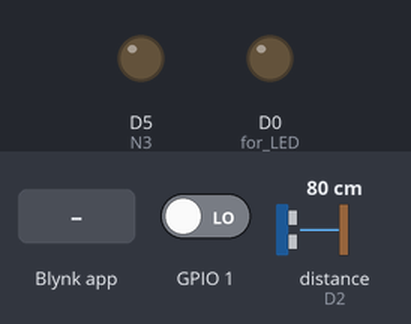
A sketch run on a simulated ESP8266 (NodeMCU). Shown: output pins drawn as LEDs (lit = HIGH). Wiring (inferred from the names in the program): ultrasonic range finder: trigger D4; echo D2. The inputs (shaded band) are chosen by the test bench; at power-on: GPIO 1 LOW, distance to the obstacle (sensor on D2) 80 cm. The echo pulse lasts 58.3 µs per cm; WiFi joins after 1.5 s; servers stay silent unless stated; pins used as bus, display or sensor lines are not drawn.

Above: at 3.0 s.
3.1 s: Blynk app writes 1 to V5
At 4.0 s:
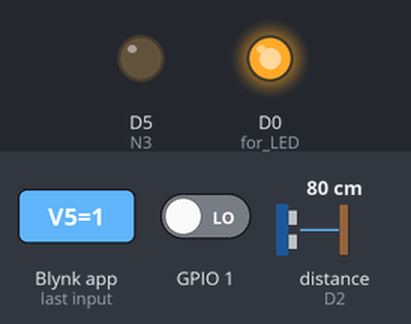
4.6 s: Blynk app writes 0 to V5
At 5.0 s:
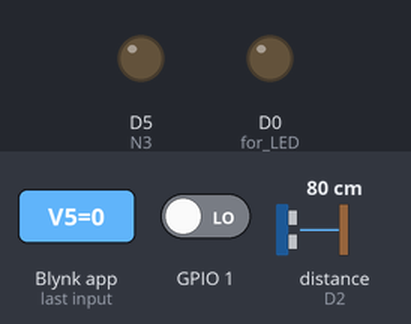
Timing chart, 0 to 7.6 s (numbered marks = the images above; inputs shaded):
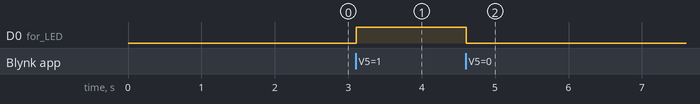

The sketch:

Smart_Home.ino
```cpp
#include <Arduino.h>

/* Fill-in information from Blynk Device Info here */
#define BLYNK_TEMPLATE_ID "TMPL6ihGM4IDQ"
#define BLYNK_TEMPLATE_NAME "Connected"
#define BLYNK_AUTH_TOKEN "iaKeiUWc1Bt-BgMQFUrQyNgoKjVHHvvY"

#define BLYNK_PRINT Serial
//----------------------
int N3 =D5; // for moter
int N4 =D6; //for moter

//----------------------
unsigned long prevTime = millis();
//----------------------
int trigPin=D4;
int echoPin=D2;
long duration;
int distance;
//----------------------

#include <ESP8266WiFi.h>
#include <BlynkSimpleEsp8266.h>

char ssid[] = "ManojPriyanjana";
char pass[] = "C1b08ac3";

BlynkTimer timer;

int value;
int valueMoter; // moter
int led;// led

int PushButtonPin = D7;


BLYNK_WRITE(V0)
{
  value = param.asInt();
  // Blynk.virtualWrite(V1, value);
}

BLYNK_WRITE(V1) // for moter
{
  valueMoter = param.asInt();
  // Blynk.virtualWrite(V1, value);
}
BLYNK_WRITE(V5) // for moter
{
  led = param.asInt();

}

void myTimerEvent()
{
  Blynk.virtualWrite(V2, millis() / 1000);
}

void setup()
{
  // Debug console
  Serial.begin(115200);
  Blynk.begin(BLYNK_AUTH_TOKEN, ssid, pass);
  timer.setInterval(1000L, myTimerEvent);


  pinMode(D0, OUTPUT); // for LED

  pinMode(N3, OUTPUT); //for moter
  pinMode(D4, OUTPUT); //for moter

  pinMode(trigPin,OUTPUT);// for ultrasonic
  pinMode(echoPin,INPUT);// for ultrasonic
  //pinMode(PushButtonPin,INPUT);// push button

  pinMode(D1, INPUT_PULLUP);

  //attachInterrupt(digitalPinToInterrupt(8),light,RISING);//pin,funcnction,mode


}

unsigned long prevTime2 = millis();
void loop()
{
  unsigned long currentTime = millis();
  int sensorVal = digitalRead(1);

  // if (sensorVal == LOW) {
  //   digitalWrite(D0, LOW);
  // } else {
  //   digitalWrite(D0, HIGH);
  // }

  //----------------button----------
  // int button = digitalRead(PushButtonPin);
  // Serial.println(button);
  // if(button == 1)
  // {
  //     digitalWrite(D0,HIGH);
  // }else{
  //   digitalWrite(D0,LOW);
  // }
  //---------------------------
  Blynk.run();
  timer.run();
  //--
  int a=0;
  // for door onpen and close menuwal
  // if (value==1 && valueMoter==0 ) {
  //     //digitalWrite(D0,HIGH);
  //     analogWrite(N3,170);
  //     digitalWrite(N4,LOW);
  //   }else if(value==0 && valueMoter==1 ){
  //     analogWrite(N4,170);
  //     digitalWrite(N3,LOW);
  //   }else{
  //     digitalWrite(N3,LOW);
  //     digitalWrite(N4,LOW);
  //     //digitalWrite(D0,LOW);
  //     }

  // for automate
 ultrasonic();

    // if(distance<10){
    //   open();
    //   delay(2000);
    //   stop();
    //   delay(5000);
    //   close();
    //   delay(1400);
    //   stop();
    // }


   if (led==1){
        digitalWrite(D0,HIGH);
        Blynk.logEvent("gate_info");
        Blynk.virtualWrite(V7,"Gate is Open");
      }else{
        digitalWrite(D0,LOW);
        Blynk.virtualWrite(V7,"Gate is Close");
      }
 /// time functins

      // if (currentTime-prevTime > 2000){
      // Serial.println(currentTime-prevTime);
      // digitalWrite(N3,!digitalRead(N3));//LOW
      // digitalWrite(N4,digitalRead(N4));//LOW
      // prevTime = currentTime;
      // }

  ///  end of time functins


}

void ultrasonic(){
  digitalWrite(trigPin,LOW);
  delayMicroseconds(2);
  digitalWrite(trigPin,HIGH);
  delayMicroseconds(10);
  digitalWrite(trigPin,LOW);
  duration = pulseIn(echoPin,HIGH);
  distance = duration * 0.034/2; //formula for calculate the distance for ultrasonic sensor
  Blynk.virtualWrite(V6,distance);

}
void light(){
  digitalWrite(D0,!digitalRead(D0));
}


void close(){
        analogWrite(N4,130);
        analogWrite(N3,LOW);

}

void open(){
        analogWrite(N3,130);
        analogWrite(N4,LOW);

  }

void stop(){
  analogWrite(N3,LOW);
  analogWrite(N4,LOW);
}
```

Measured:
- after the input at 3.1 s, D0 (for_LED): LOW → HIGH at once
- after the input at 4.6 s, D0 (for_LED): HIGH → LOW at once
